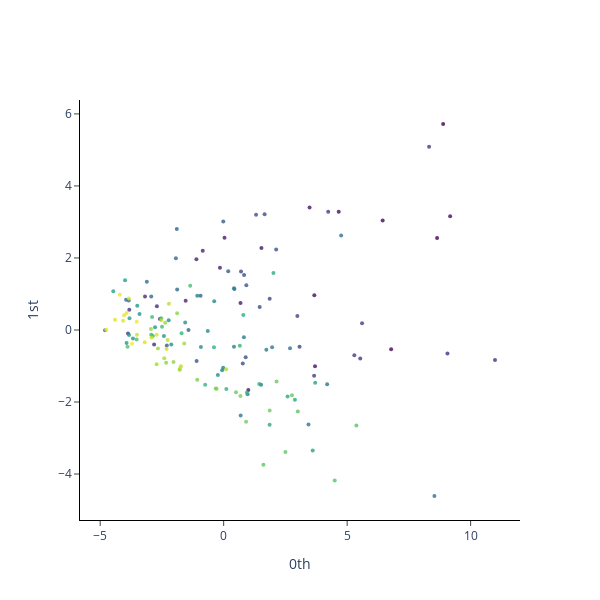

This figure's notebook cell:
### Markdown cell above
### Korea point cloud

### Code cell
# South Korean KBL

plot_point_cloud(pca.transform(dfs_numeric_scaled[3]))

### Figure 1 — Plotly figure (JSON) as saved in the notebook; plotly's stock layout.template omitted (floating-point values rounded to 4 significant figures; data arrays with more than 128 entries replaced by an {"elided": "..."} marker saying what was removed)
{"data": [{"marker": {"color": {"elided": "157 int values"}, "colorscale": [[0, "#440154"], [0.1111, "#482878"], [0.2222, "#3e4989"], [0.3333, "#31688e"], [0.4444, "#26828e"], [0.5556, "#1f9e89"], [0.6667, "#35b779"], [0.7778, "#6ece58"], [0.8889, "#b5de2b"], [1, "#fde725"]], "opacity": 0.8, "size": 4}, "mode": "markers", "type": "scatter", "x": {"elided": "157 float values"}, "y": {"elided": "157 float values"}}], "layout": {"height": 600, "plot_bgcolor": "white", "width": 600, "xaxis": {"anchor": "x", "exponentformat": "e", "linecolor": "black", "linewidth": 1, "mirror": false, "showexponent": "all", "showline": true, "side": "bottom", "ticks": "outside", "title": {"text": "0th"}, "type": "linear", "zeroline": true}, "yaxis": {"anchor": "y", "exponentformat": "e", "linecolor": "black", "linewidth": 1, "mirror": false, "showexponent": "all", "showline": true, "side": "left", "ticks": "outside", "title": {"text": "1st"}, "type": "linear", "zeroline": true}}}
